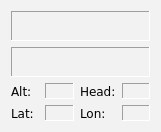
<?xml version="1.0" encoding="UTF-8"?>
<ui version="4.0">
 <class>HudWidget</class>
 <widget class="QWidget" name="HudWidget">
  <property name="geometry">
   <rect>
    <x>0</x>
    <y>0</y>
    <width>161</width>
    <height>130</height>
   </rect>
  </property>
  <property name="sizePolicy">
   <sizepolicy hsizetype="MinimumExpanding" vsizetype="MinimumExpanding">
    <horstretch>0</horstretch>
    <verstretch>0</verstretch>
   </sizepolicy>
  </property>
  <property name="palette">
   <palette>
    <active>
     <colorrole role="Base">
      <brush brushstyle="SolidPattern">
       <color alpha="255">
        <red>255</red>
        <green>255</green>
        <blue>255</blue>
       </color>
      </brush>
     </colorrole>
     <colorrole role="Window">
      <brush brushstyle="SolidPattern">
       <color alpha="100">
        <red>224</red>
        <green>223</green>
        <blue>222</blue>
       </color>
      </brush>
     </colorrole>
    </active>
    <inactive>
     <colorrole role="Base">
      <brush brushstyle="SolidPattern">
       <color alpha="255">
        <red>255</red>
        <green>255</green>
        <blue>255</blue>
       </color>
      </brush>
     </colorrole>
     <colorrole role="Window">
      <brush brushstyle="SolidPattern">
       <color alpha="100">
        <red>224</red>
        <green>223</green>
        <blue>222</blue>
       </color>
      </brush>
     </colorrole>
    </inactive>
    <disabled>
     <colorrole role="Base">
      <brush brushstyle="SolidPattern">
       <color alpha="100">
        <red>224</red>
        <green>223</green>
        <blue>222</blue>
       </color>
      </brush>
     </colorrole>
     <colorrole role="Window">
      <brush brushstyle="SolidPattern">
       <color alpha="100">
        <red>224</red>
        <green>223</green>
        <blue>222</blue>
       </color>
      </brush>
     </colorrole>
    </disabled>
   </palette>
  </property>
  <property name="windowTitle">
   <string>Form</string>
  </property>
  <layout class="QVBoxLayout" name="verticalLayout">
   <item>
    <widget class="QLabel" name="lBspeed">
     <property name="sizePolicy">
      <sizepolicy hsizetype="Preferred" vsizetype="MinimumExpanding">
       <horstretch>0</horstretch>
       <verstretch>0</verstretch>
      </sizepolicy>
     </property>
     <property name="font">
      <font>
       <pointsize>18</pointsize>
       <weight>75</weight>
       <bold>true</bold>
       <stylestrategy>PreferAntialias</stylestrategy>
      </font>
     </property>
     <property name="frameShape">
      <enum>QFrame::Panel</enum>
     </property>
     <property name="frameShadow">
      <enum>QFrame::Sunken</enum>
     </property>
     <property name="text">
      <string/>
     </property>
     <property name="alignment">
      <set>Qt::AlignCenter</set>
     </property>
    </widget>
   </item>
   <item>
    <widget class="QLabel" name="lBdistance">
     <property name="sizePolicy">
      <sizepolicy hsizetype="Preferred" vsizetype="MinimumExpanding">
       <horstretch>0</horstretch>
       <verstretch>0</verstretch>
      </sizepolicy>
     </property>
     <property name="font">
      <font>
       <pointsize>18</pointsize>
       <weight>75</weight>
       <bold>true</bold>
       <stylestrategy>PreferAntialias</stylestrategy>
      </font>
     </property>
     <property name="frameShape">
      <enum>QFrame::Panel</enum>
     </property>
     <property name="frameShadow">
      <enum>QFrame::Sunken</enum>
     </property>
     <property name="text">
      <string/>
     </property>
     <property name="alignment">
      <set>Qt::AlignCenter</set>
     </property>
    </widget>
   </item>
   <item>
    <layout class="QGridLayout" name="gridLayout">
     <item row="0" column="0">
      <widget class="QLabel" name="label_4">
       <property name="font">
        <font>
         <family>DejaVu Sans</family>
         <pointsize>9</pointsize>
        </font>
       </property>
       <property name="text">
        <string>Alt:</string>
       </property>
      </widget>
     </item>
     <item row="0" column="1">
      <widget class="QLabel" name="lBalt">
       <property name="font">
        <font>
         <family>DejaVu Sans</family>
         <pointsize>9</pointsize>
        </font>
       </property>
       <property name="frameShape">
        <enum>QFrame::Panel</enum>
       </property>
       <property name="frameShadow">
        <enum>QFrame::Sunken</enum>
       </property>
      </widget>
     </item>
     <item row="0" column="2">
      <widget class="QLabel" name="label_3">
       <property name="font">
        <font>
         <family>DejaVu Sans</family>
         <pointsize>9</pointsize>
        </font>
       </property>
       <property name="text">
        <string>Head:</string>
       </property>
      </widget>
     </item>
     <item row="0" column="3">
      <widget class="QLabel" name="lBheading">
       <property name="font">
        <font>
         <family>DejaVu Sans</family>
         <pointsize>9</pointsize>
        </font>
       </property>
       <property name="frameShape">
        <enum>QFrame::Panel</enum>
       </property>
       <property name="frameShadow">
        <enum>QFrame::Sunken</enum>
       </property>
      </widget>
     </item>
     <item row="1" column="0">
      <widget class="QLabel" name="label_6">
       <property name="font">
        <font>
         <family>DejaVu Sans</family>
         <pointsize>9</pointsize>
        </font>
       </property>
       <property name="text">
        <string>Lat:</string>
       </property>
      </widget>
     </item>
     <item row="1" column="1">
      <widget class="QLabel" name="lBlat">
       <property name="font">
        <font>
         <family>DejaVu Sans</family>
         <pointsize>9</pointsize>
        </font>
       </property>
       <property name="frameShape">
        <enum>QFrame::Panel</enum>
       </property>
       <property name="frameShadow">
        <enum>QFrame::Sunken</enum>
       </property>
      </widget>
     </item>
     <item row="1" column="2">
      <widget class="QLabel" name="label_5">
       <property name="font">
        <font>
         <family>DejaVu Sans</family>
         <pointsize>9</pointsize>
        </font>
       </property>
       <property name="text">
        <string>Lon:</string>
       </property>
      </widget>
     </item>
     <item row="1" column="3">
      <widget class="QLabel" name="lBlon">
       <property name="font">
        <font>
         <family>DejaVu Sans</family>
         <pointsize>9</pointsize>
        </font>
       </property>
       <property name="frameShape">
        <enum>QFrame::Panel</enum>
       </property>
       <property name="frameShadow">
        <enum>QFrame::Sunken</enum>
       </property>
      </widget>
     </item>
    </layout>
   </item>
  </layout>
 </widget>
 <resources>
  <include location="resources.qrc"/>
 </resources>
 <connections/>
</ui>
